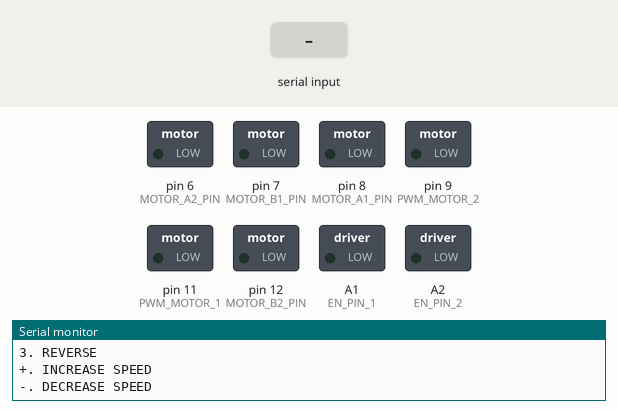
Simulated run of this sketch. Board: Arduino Uno, built with avr-gcc and run on an emulated ATmega328P. Shown: switched loads named in the sketch (green lamp = pin HIGH), the last lines printed to the serial monitor. The test bench sets the inputs (shaded band).

Above: at 1.2 s.
1.3 s: "1" received over Serial
At 2.2 s:
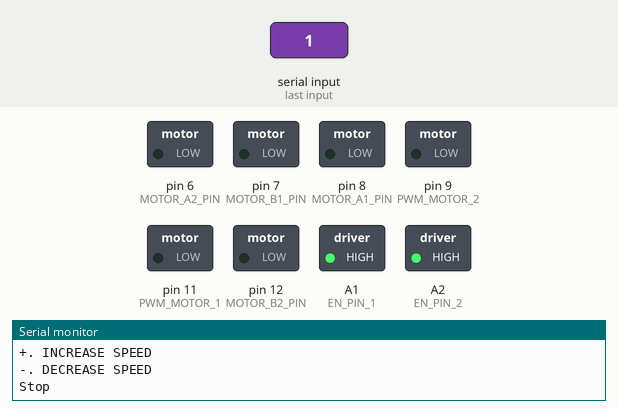
2.8 s: "2" received over Serial
At 3.3 s:
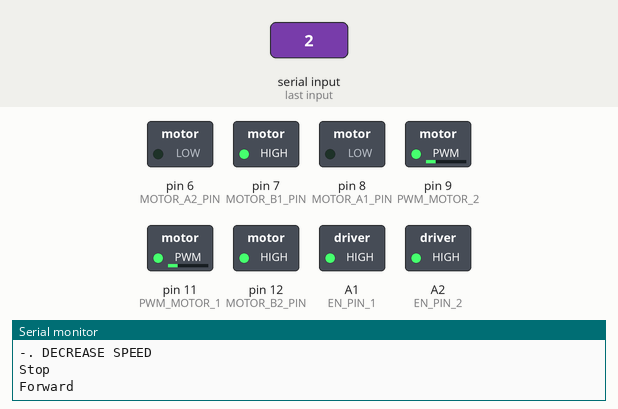
4.3 s: "3" received over Serial
At 5.5 s:
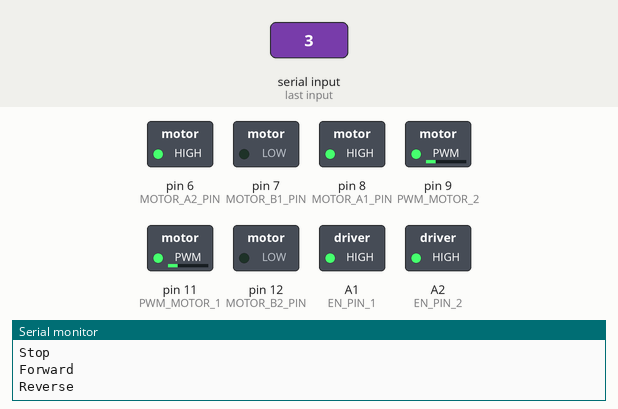
5.8 s: "+" received over Serial
At 6.8 s:
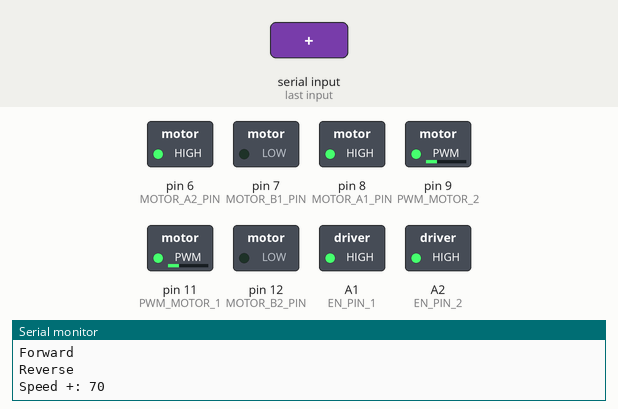
7.3 s: "4" received over Serial
At 7.9 s:
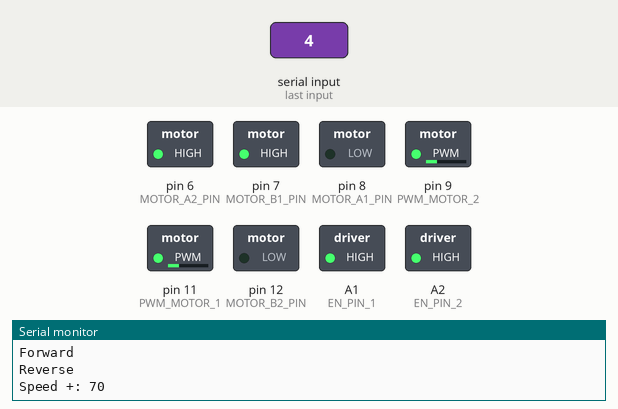
9.8 s: "-" received over Serial
At 11.0 s:
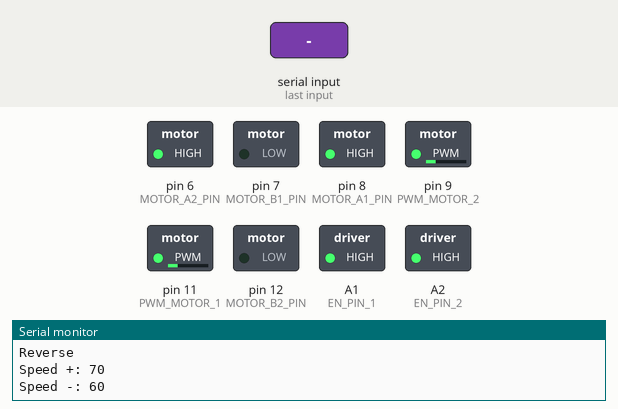
Timing chart, 0 to 12.3 s (numbered marks = the images above; inputs shaded):
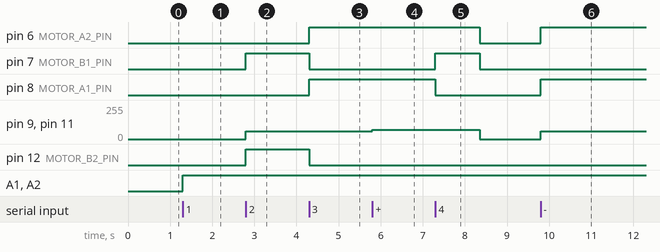

Measured:
- after the input at 1.3 s, A1 (EN_PIN_1), A2 (EN_PIN_2): LOW → HIGH at once
- after the input at 2.8 s, pin 7 (MOTOR_B1_PIN), pin 12 (MOTOR_B2_PIN): LOW → HIGH at once; pin 9 (PWM_MOTOR_2), pin 11 (PWM_MOTOR_1): 0/255 → 60/255 at once
- after the input at 4.3 s, pin 6 (MOTOR_A2_PIN), pin 8 (MOTOR_A1_PIN): LOW → HIGH at once; pin 7 (MOTOR_B1_PIN), pin 12 (MOTOR_B2_PIN): HIGH → LOW at once
- after the input at 5.8 s, pin 9 (PWM_MOTOR_2), pin 11 (PWM_MOTOR_1): 60/255 → 70/255 at once
- after the input at 7.3 s, pin 6 (MOTOR_A2_PIN): HIGH → LOW after 1.1 s; pin 7 (MOTOR_B1_PIN): LOW → HIGH at once, → LOW 1.1 s later; pin 8 (MOTOR_A1_PIN): HIGH → LOW at once; pin 9 (PWM_MOTOR_2), pin 11 (PWM_MOTOR_1): 70/255 → 0/255 after 1.1 s
- after the input at 9.8 s, pin 6 (MOTOR_A2_PIN), pin 8 (MOTOR_A1_PIN): LOW → HIGH at once; pin 9 (PWM_MOTOR_2), pin 11 (PWM_MOTOR_1): 0/255 → 60/255 at once

The sketch:

Monster_Motor_Driver.ino
```cpp
#define BRAKE 0
#define CW    1
#define CCW   2
#define TR    3
#define TL    4
#define CS_THRESHOLD 15

//MOTOR 1
#define MOTOR_A1_PIN 8
#define MOTOR_B1_PIN 7

//MOTOR 2
#define MOTOR_A2_PIN 6 //4
#define MOTOR_B2_PIN 12

#define PWM_MOTOR_1 11 //5
#define PWM_MOTOR_2 9

#define CURRENT_SEN_1 A2
#define CURRENT_SEN_2 A3

#define EN_PIN_1 A1
#define EN_PIN_2 A2

#define MOTOR_1 0
#define MOTOR_2 1

int turn_delay = 1050;

short usSpeed = 60;  //default motor speed
unsigned short usMotor_Status = BRAKE;

void setup()
{
  pinMode(MOTOR_A1_PIN, OUTPUT);
  pinMode(MOTOR_B1_PIN, OUTPUT);
  pinMode(PWM_MOTOR_1, OUTPUT);
  pinMode(EN_PIN_1, OUTPUT);

  pinMode(MOTOR_A2_PIN, OUTPUT);
  pinMode(MOTOR_B2_PIN, OUTPUT);
  pinMode(PWM_MOTOR_2, OUTPUT);
  pinMode(EN_PIN_2, OUTPUT);

  Serial.begin(9600);              // Initiates the serial to do the monitoring
  Serial.println("Begin motor control");
  Serial.println(); //Print function list for user selection
  Serial.println("Enter number for control option:");
  Serial.println("1. STOP");
  Serial.println("2. FORWARD");
  Serial.println("3. REVERSE");
  Serial.println("+. INCREASE SPEED");
  Serial.println("-. DECREASE SPEED");
  Serial.println();

}

void loop()
{
  char user_input;

  while(Serial.available())
  {
    user_input = Serial.read(); //Read user input and trigger appropriate function
    digitalWrite(EN_PIN_1, HIGH);
    digitalWrite(EN_PIN_2, HIGH);

    if (user_input =='1')
    {
       Stop();
    }
    else if(user_input =='2')
    {
      Forward();
    }
    else if(user_input =='3')
    {
      Reverse();
    }
    else if(user_input == '4')
    {
      Turn();
    }
    else if(user_input =='+')
    {
      IncreaseSpeed();
    }
    else if(user_input =='-')
    {
      DecreaseSpeed();
    }
    else
    {
      Serial.println("Invalid option entered.");
    }

  }
}

void Turn()
{
  motorGo(MOTOR_1, CW, usSpeed);
  motorGo(MOTOR_2, CCW, usSpeed);
  delay(turn_delay);
  motorGo(MOTOR_1, BRAKE, 0);
  motorGo(MOTOR_2, BRAKE, 0);
}

void Stop()
{
  Serial.println("Stop");
  usMotor_Status = BRAKE;
  motorGo(MOTOR_1, usMotor_Status, 0);
  motorGo(MOTOR_2, usMotor_Status, 0);
}

void Forward()
{
  Serial.println("Forward");
  usMotor_Status = CW;
  motorGo(MOTOR_1, usMotor_Status, usSpeed);
  motorGo(MOTOR_2, usMotor_Status, usSpeed);
}

void Reverse()
{
  Serial.println("Reverse");
  usMotor_Status = CCW;
  motorGo(MOTOR_1, usMotor_Status, usSpeed);
  motorGo(MOTOR_2, usMotor_Status, usSpeed);
}

void IncreaseSpeed()
{
  usSpeed = usSpeed + 10;
  if(usSpeed > 255)
  {
    usSpeed = 255;
  }

  Serial.print("Speed +: ");
  Serial.println(usSpeed);

  motorGo(MOTOR_1, usMotor_Status, usSpeed);
  motorGo(MOTOR_2, usMotor_Status, usSpeed);
}

void DecreaseSpeed()
{
  usSpeed = usSpeed - 10;
  if(usSpeed < 0)
  {
    usSpeed = 0;
  }

  Serial.print("Speed -: ");
  Serial.println(usSpeed);

  motorGo(MOTOR_1, usMotor_Status, usSpeed);
  motorGo(MOTOR_2, usMotor_Status, usSpeed);
}

void motorGo(uint8_t motor, uint8_t direct, uint8_t pwm)         //Function that controls the variables: motor(0 ou 1), direction (cw ou ccw) e pwm (entra 0 e 255);
{
  if(motor == MOTOR_1)
  {
    if(direct == CW)
    {
      digitalWrite(MOTOR_A1_PIN, LOW);
      digitalWrite(MOTOR_B1_PIN, HIGH);
    }
    else if(direct == CCW)
    {
      digitalWrite(MOTOR_B1_PIN, LOW);
      digitalWrite(MOTOR_A1_PIN, HIGH);
    }
    else
    {
      digitalWrite(MOTOR_A1_PIN, LOW);
      digitalWrite(MOTOR_B1_PIN, LOW);
    }

    analogWrite(PWM_MOTOR_1, pwm);
  }

  if(motor == MOTOR_2)
  {
    if(direct == CW)
    {
      digitalWrite(MOTOR_A2_PIN, LOW);
      digitalWrite(MOTOR_B2_PIN, HIGH);
    }
    else if(direct == CCW)
    {
      digitalWrite(MOTOR_B2_PIN, LOW);
      digitalWrite(MOTOR_A2_PIN, HIGH);
    }
    else
    {
      digitalWrite(MOTOR_A2_PIN, LOW);
      digitalWrite(MOTOR_B2_PIN, LOW);
    }

    analogWrite(PWM_MOTOR_2, pwm);
  }
}
```
